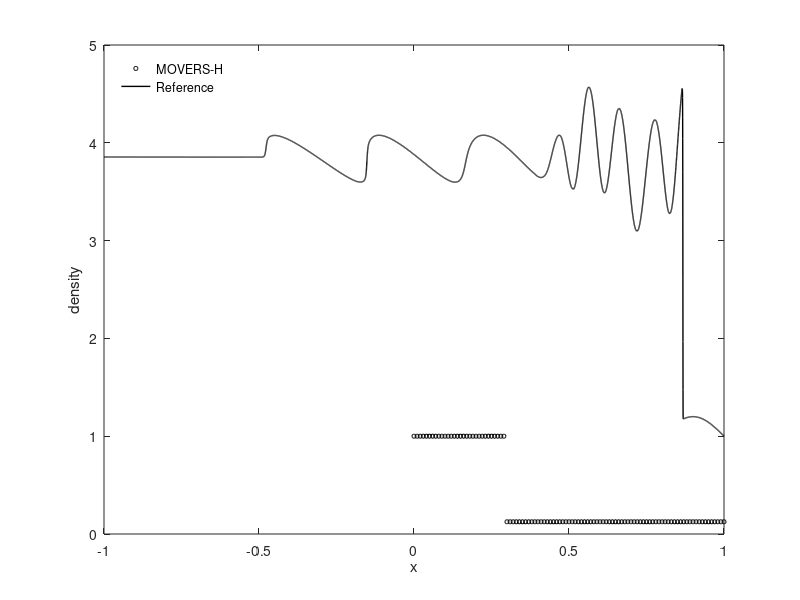

The MATLAB script that drew this image:
clear all
close all
clc

a=load('Result.dat');
%b=load('steadycontact.dat'); %%prob 6
%b=load('shock_tube.dat');  %%prob1
%b=load('woodward_collela.dat');  %%prob3
%b=load('shock_collision.dat');  %%prob4
%b=load('prob5.dat');  %%prob5
%b=load('Prob8.dat');  %%prob1
%b=load('over_heating.dat');  %%prob2
%b=load('over_heating.dat');  %%prob2
%b=load('prob9.out');  %%prob9
%b=load('prob9_at_t_1.out');
%b=load('rand_choice_prob10_026.out');%%prob10 at t=0.026    
%b=load('rand_choice_prob10_038.out'); %%prob10 at t=0.038
b=load('prob11_ref_10000.dat'); %%prob12 at t=1.8
%b=load('prob12_ref_50000.dat'); %%prob12 at t=1.8
%c=load('prob9_llf.dat'); %%prob 6
figure = figure('PaperSize',[20.0 20.0],'PaperUnits','inches');
set(gca,'DefaultTextFontSize',25)
plot(a(:,1), a(:,2),'ko','MarkerSize',3,'LineWidth',0.5)
hold on
plot(b(:,1), b(:,2),'k','LineWidth',1.0)
%hold on 
%plot(c(:,1), c(:,2),'ko','LineWidth',0.8)
xlabel('x')
ylabel('density')
%legend({'MOVERS','Exact'}, 'Position',[0.75,0.85,0.0,0.0])
legend('MOVERS-H','Reference', 'LLF', 'Location','northwest')
legend('boxoff')

%h = text(0.9,1.4, '(a)');
%set(h, 'FontSize', 20)
%set(gca,'FontSize',12)  

%axis([0 1 0.8667 2.7667]) %prob8 
%axis([0 1 0.95 1.45]) %prob6 
%axis([0 1 0.025 1.1])  %prob1
%axis([0 1 0.0 6.5])  %prob3
%axis([0 1 2.0 35.0])  %prob4
%axis([0 1 0.0 6.5])  %prob4
%axis([0.4 0.9 -0.2 6.7])  %prob4
%set(gca, 'PaperPosition', [0 0 6 3]);
%axis auto





